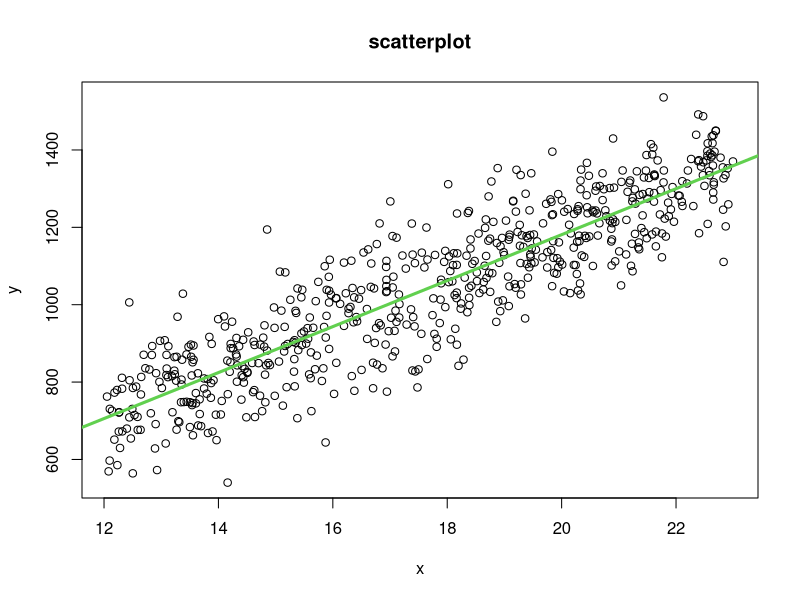

The R script that drew this image:
# Punto 4 Parcial 3 Estadistica

rm(list = ls())

clc <- function(){
  cat("\014")
}

clc()


# Cargar el dataset

data = read.table("1003557913VELASCO.txt", header = TRUE) 
summary(data)

# a) Ajuste el modelo de regresion lineal

x = data$x
y = data$y

mod = lm(y ~ x)

plot(x, y, main = "scatterplot")
abline(lm(y ~ x), col = 3, lwd = 3)

betas = mod$coefficients


# b) y_gorrito = beta0 + beta1 * x = -7.188065 + 59.415171 * x


# c) 

summary(mod)
# Los parametros son bastante significativos ya que el ajuste se realiza con 
# 3 asteriscos (***), es decir con alpha = 0.001
# Para beta0, p_value = -0.321
# Para beta1, p_value = 47.537


# d) Valor R ^ 2

x_b = mean(x)
y_b = mean(y)
s_xx = sum((x - x_b) ^ 2)
s_yy = sum((y - y_b) ^ 2)
beta1 = 59.415171
r = beta1 * sqrt(s_xx / s_yy)
r_cuad = r ^ 2 # 0.7907 
# En un 79% la variacion de los datos de y se explica al ajustar el modelo,
# usando x como la variable independiente.
# Como r es positivo, se concluye que entre mas grande el valor de x, 
# mas grande sera el valor de y (como se ve en la grafica)


# e) predict y cuando x = 20

x_ast = 20
y_ast = -7.188065 + 59.415171 * x_ast
predict(mod, newdata = data.frame(x = c(x_ast))) # y_gorrito = 1181.115
# Se verifica efectivamente que la prediccion concuerde con el modelo (y_ast)

